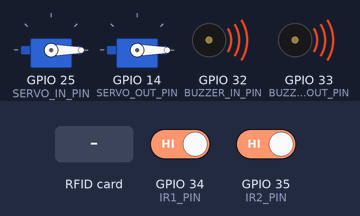
Bench run of a sketch on a simulated ESP32. Shown: 2 × servo, buzzer (waves = sounding, pin HIGH). Inputs (shaded band) come from the test bench; at power-on: GPIO 34 (IR1_PIN) HIGH, GPIO 35 (IR2_PIN) HIGH. WiFi joins after 1.5 s; servers stay silent unless stated; no MQTT or app messages arrive unless stated; pins used as bus, display or sensor lines are not drawn; what the sketch prints to the serial monitor is not drawn.

Above: at 3.9 s.
4.0 s: RFID card 13 05 07 09 held to the reader
At 4.08 s:
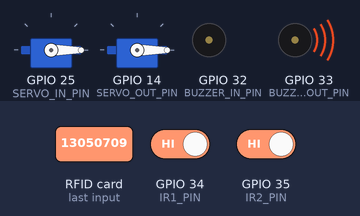
At 5.8 s:
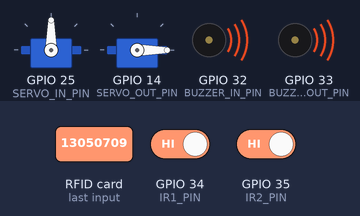
7.5 s: RFID card 5E 7A 19 C4 held to the reader
At 8.25 s:
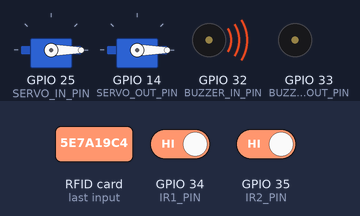
Timing chart, 0 to 10.5 s (numbered marks = the images above; inputs shaded):
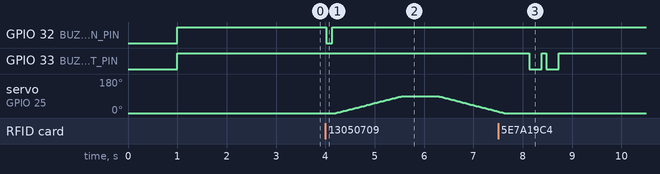

The sketch:

esp32main.ino
```cpp
#include <WiFi.h>
#include <PubSubClient.h>
#include <SPI.h>
#include <MFRC522.h>
#include <ESP32Servo.h>

// ================= WIFI =================
const char* WIFI_SSID = "Pmin"; //chỉnh mạng
const char* WIFI_PASS = "13050709";

// ================= MQTT =================
const char* MQTT_HOST = "10.62.149.182"; //ip server
const int MQTT_PORT = 1883;

// ================= RFID =================
#define SPI_SCK   18
#define SPI_MISO  19
#define SPI_MOSI  23

#define SS_IN     21
#define RST_IN    13

#define SS_OUT    27
#define RST_OUT   26

// ================= IR =================
#define IR1_PIN   34
#define IR2_PIN   35

// ================= BUZZER =================
#define BUZZER_IN_PIN   32
#define BUZZER_OUT_PIN  33

// ================= SERVO =================
#define SERVO_IN_PIN    25
#define SERVO_OUT_PIN   14

WiFiClient espClient;
PubSubClient mqtt(espClient);

MFRC522 rfidIn(SS_IN, RST_IN);
MFRC522 rfidOut(SS_OUT, RST_OUT);

Servo servoIn;
Servo servoOut;

// Nếu buzzer của bạn LOW mới kêu thì để true
bool BUZZER_ACTIVE_LOW = true;

String parkedUIDs[50];
int parkedCount = 0;

String pendingExitUID = "";
String pendingExitToken = "";
bool waitingExitDecision = false;
unsigned long exitRequestMillis = 0;
const unsigned long EXIT_TIMEOUT_MS = 15000;

unsigned long lastIRPublish = 0;

String uidToString(MFRC522::Uid *uid) {
  String s = "";
  for (byte i = 0; i < uid->size; i++) {
    if (uid->uidByte[i] < 0x10) s += "0";
    s += String(uid->uidByte[i], HEX);
  }
  s.toUpperCase();
  return s;
}

// ===== SUA O DAY NEU MUON WHITELIST =====
// Hien tai: the nao quet duoc cung hop le
bool isValidUID(const String &uid) {
  return true;
}

bool isParked(const String &uid) {
  for (int i = 0; i < parkedCount; i++) {
    if (parkedUIDs[i] == uid) return true;
  }
  return false;
}

void addParked(const String &uid) {
  if (isParked(uid)) return;
  if (parkedCount < 50) parkedUIDs[parkedCount++] = uid;
}

void removeParked(const String &uid) {
  for (int i = 0; i < parkedCount; i++) {
    if (parkedUIDs[i] == uid) {
      for (int j = i; j < parkedCount - 1; j++) {
        parkedUIDs[j] = parkedUIDs[j + 1];
      }
      parkedCount--;
      return;
    }
  }
}

void buzzerOn(int pin) {
  digitalWrite(pin, BUZZER_ACTIVE_LOW ? LOW : HIGH);
}

void buzzerOff(int pin) {
  digitalWrite(pin, BUZZER_ACTIVE_LOW ? HIGH : LOW);
}

void beep(int pin, int times, int onMs, int offMs) {
  for (int i = 0; i < times; i++) {
    buzzerOn(pin);
    delay(onMs);
    buzzerOff(pin);
    delay(offMs);
  }
}

void moveServoSmooth(Servo &servo, int fromAngle, int toAngle, int stepDelayMs) {
  if (fromAngle < toAngle) {
    for (int a = fromAngle; a <= toAngle; a++) {
      servo.write(a);
      delay(stepDelayMs);
    }
  } else {
    for (int a = fromAngle; a >= toAngle; a--) {
      servo.write(a);
      delay(stepDelayMs);
    }
  }
}

void openGateSmooth(Servo &servo) {
  moveServoSmooth(servo, 0, 90, 15);
  delay(700);
  moveServoSmooth(servo, 90, 0, 15);
}

bool slot1Occupied() {
  return digitalRead(IR1_PIN) == LOW;
}

bool slot2Occupied() {
  return digitalRead(IR2_PIN) == LOW;
}

int availableSlots() {
  int occupied = (slot1Occupied() ? 1 : 0) + (slot2Occupied() ? 1 : 0);
  return 2 - occupied;
}

void connectWiFi() {
  if (WiFi.status() == WL_CONNECTED) return;

  Serial.print("Dang ket noi WiFi");
  WiFi.mode(WIFI_STA);
  WiFi.begin(WIFI_SSID, WIFI_PASS);

  unsigned long start = millis();
  while (WiFi.status() != WL_CONNECTED && millis() - start < 12000) {
    delay(500);
    Serial.print(".");
  }
  Serial.println();

  if (WiFi.status() == WL_CONNECTED) {
    Serial.print("WiFi OK, IP: ");
    Serial.println(WiFi.localIP());
  } else {
    Serial.println("WiFi chua ket noi duoc");
  }
}

void mqttCallback(char* topic, byte* payload, unsigned int length) {
  String msg;
  for (unsigned int i = 0; i < length; i++) msg += (char)payload[i];

  Serial.print("MQTT [");
  Serial.print(topic);
  Serial.print("] ");
  Serial.println(msg);

  if (String(topic) == "parking/cam/in/result") {
    // CHI LOG - KHONG CAN XU LY THEM O DAY
  }

  if (String(topic) == "parking/exit/decision") {
    int allowPos = msg.indexOf("\"allow\":");
    bool allow = false;
    if (allowPos >= 0) {
      String sub = msg.substring(allowPos + 8);
      allow = sub.startsWith("true");
    }

    int tokenPos = msg.indexOf("\"token\":\"");
    String token = "";
    if (tokenPos >= 0) {
      tokenPos += 9;
      int endPos = msg.indexOf("\"", tokenPos);
      if (endPos > tokenPos) token = msg.substring(tokenPos, endPos);
    }

    if (waitingExitDecision && token == pendingExitToken) {
      if (allow) {
        Serial.println("Server cho phep xe ra");
        beep(BUZZER_OUT_PIN, 2, 120, 80);
        openGateSmooth(servoOut);
        removeParked(pendingExitUID);
      } else {
        Serial.println("Server tu choi xe ra");
        beep(BUZZER_OUT_PIN, 3, 120, 80);
      }

      waitingExitDecision = false;
      pendingExitUID = "";
      pendingExitToken = "";
    }
  }
}

void connectMQTT() {
  if (mqtt.connected()) return;
  if (WiFi.status() != WL_CONNECTED) return;

  while (!mqtt.connected()) {
    String clientId = "ESP32_MAIN_" + String((uint32_t)ESP.getEfuseMac(), HEX);
    Serial.print("Dang ket noi MQTT...");
    if (mqtt.connect(clientId.c_str())) {
      Serial.println("OK");
      mqtt.subscribe("parking/cam/in/result");
      mqtt.subscribe("parking/exit/decision");
    } else {
      Serial.print("Loi rc=");
      Serial.println(mqtt.state());
      delay(2000);
      connectWiFi();
      if (WiFi.status() != WL_CONNECTED) break;
    }
  }
}

void publishIRStatus() {
  String msg = "{";
  msg += "\"ir1\":" + String(slot1Occupied() ? "true" : "false") + ",";
  msg += "\"ir2\":" + String(slot2Occupied() ? "true" : "false") + ",";
  msg += "\"available\":" + String(availableSlots());
  msg += "}";

  mqtt.publish("parking/ir/status", msg.c_str(), true);
}

void publishCamInCmd(const String &uid, const String &token) {
  String msg = "{";
  msg += "\"cmd\":\"capture\",";
  msg += "\"uid\":\"" + uid + "\",";
  msg += "\"token\":\"" + token + "\",";
  msg += "\"cam_in_ip\":\"10.62.149.44\",";
  msg += "\"status\":\"in\",";
  msg += "\"photo_url\":\"http://10.62.149.44/photo?t=" + token + "\"";
  msg += "}";

  mqtt.publish("parking/cam/in/cmd", msg.c_str());
  Serial.println("CAM IN CMD: " + msg);
}

void publishCamOutCmd(const String &uid, const String &token) {
  String msg = "{\"cmd\":\"capture\",\"uid\":\"" + uid + "\",\"token\":\"" + token + "\"}";
  mqtt.publish("parking/cam/out/cmd", msg.c_str());
}

void publishExitRequest(const String &uid, const String &token) {
  String msg = "{";
  msg += "\"uid\":\"" + uid + "\",";
  msg += "\"token\":\"" + token + "\",";
  msg += "\"cam_out_ip\":\"10.62.149.43\",";
  msg += "\"status\":\"out\",";
  msg += "\"photo_url\":\"http://10.62.149.43/photo?t=" + token + "\"";
  msg += "}";

  mqtt.publish("parking/exit/request", msg.c_str());
}

void handleEntry() {
  digitalWrite(SS_OUT, HIGH);

  if (!rfidIn.PICC_IsNewCardPresent()) return;
  if (!rfidIn.PICC_ReadCardSerial()) return;

  String uid = uidToString(&rfidIn.uid);
  Serial.print("IN UID: ");
  Serial.println(uid);

  if (!isValidUID(uid)) {
    Serial.println("The vao khong hop le");
    beep(BUZZER_IN_PIN, 3, 100, 80);
  } else if (availableSlots() <= 0) {
    Serial.println("Bai xe da day");
    beep(BUZZER_IN_PIN, 2, 300, 120);
  } else if (isParked(uid)) {
    Serial.println("The nay da co xe trong bai");
    beep(BUZZER_IN_PIN, 3, 80, 80);
  } else {
    String token = String(millis());
    beep(BUZZER_IN_PIN, 1, 120, 50);
    publishCamInCmd(uid, token);
    openGateSmooth(servoIn);
    addParked(uid);
  }

  rfidIn.PICC_HaltA();
  rfidIn.PCD_StopCrypto1();
  delay(500);
}

void handleExit() {
  digitalWrite(SS_IN, HIGH);

  if (!rfidOut.PICC_IsNewCardPresent()) return;
  if (!rfidOut.PICC_ReadCardSerial()) return;

  String uid = uidToString(&rfidOut.uid);
  Serial.print("OUT UID: ");
  Serial.println(uid);

  if (!isValidUID(uid)) {
    Serial.println("The ra khong hop le");
    beep(BUZZER_OUT_PIN, 3, 100, 80);
  } else if (!isParked(uid)) {
    Serial.println("Khong tim thay xe trong bai");
    beep(BUZZER_OUT_PIN, 2, 250, 100);
  } else if (waitingExitDecision) {
    Serial.println("Dang cho xac nhan xe ra truoc do");
    beep(BUZZER_OUT_PIN, 2, 80, 80);
  } else {
    pendingExitUID = uid;
    pendingExitToken = String(millis());
    waitingExitDecision = true;
    exitRequestMillis = millis();

    beep(BUZZER_OUT_PIN, 1, 120, 50);
    publishCamOutCmd(uid, pendingExitToken);
    publishExitRequest(uid, pendingExitToken);
    Serial.println("Da gui yeu cau xe ra len server");
  }

  rfidOut.PICC_HaltA();
  rfidOut.PCD_StopCrypto1();
  delay(500);
}

void setup() {
  Serial.begin(115200);
  delay(1000);

  pinMode(IR1_PIN, INPUT);
  pinMode(IR2_PIN, INPUT);

  pinMode(BUZZER_IN_PIN, OUTPUT);
  pinMode(BUZZER_OUT_PIN, OUTPUT);
  buzzerOff(BUZZER_IN_PIN);
  buzzerOff(BUZZER_OUT_PIN);

  SPI.begin(SPI_SCK, SPI_MISO, SPI_MOSI);

  pinMode(SS_IN, OUTPUT);
  pinMode(SS_OUT, OUTPUT);
  digitalWrite(SS_IN, HIGH);
  digitalWrite(SS_OUT, HIGH);

  rfidIn.PCD_Init();
  delay(50);
  rfidOut.PCD_Init();
  delay(50);

  servoIn.setPeriodHertz(50);
  servoOut.setPeriodHertz(50);
  servoIn.attach(SERVO_IN_PIN, 500, 2400);
  servoOut.attach(SERVO_OUT_PIN, 500, 2400);
  servoIn.write(0);
  servoOut.write(0);

  connectWiFi();
  mqtt.setServer(MQTT_HOST, MQTT_PORT);
  mqtt.setCallback(mqttCallback);

  Serial.println("ESP32 MAIN READY");
}

void loop() {
  connectWiFi();
  connectMQTT();

  if (mqtt.connected()) {
    mqtt.loop();

    if (millis() - lastIRPublish > 3000) {
      lastIRPublish = millis();
      publishIRStatus();
    }
  }

  if (waitingExitDecision && millis() - exitRequestMillis > EXIT_TIMEOUT_MS) {
    Serial.println("Het thoi gian cho server xac nhan xe ra");
    waitingExitDecision = false;
    pendingExitUID = "";
    pendingExitToken = "";
    beep(BUZZER_OUT_PIN, 3, 200, 100);
  }

  handleEntry();
  handleExit();
}
```

Measured:
- after the input at 4.0 s, GPIO 32 (BUZZER_IN_PIN): HIGH → LOW at once, → HIGH 0.12 s later; servo on GPIO 25 (SERVO_IN_PIN): rises from 0° to 90° in 1.4 s, then falls to 9° in 1.9 s
- after the input at 7.5 s, GPIO 33 (BUZZER_OUT_PIN): alternates HIGH for 0.10 s and LOW for 0.25 s, 4 changes in all, then stays HIGH, starting after 0.63 s
